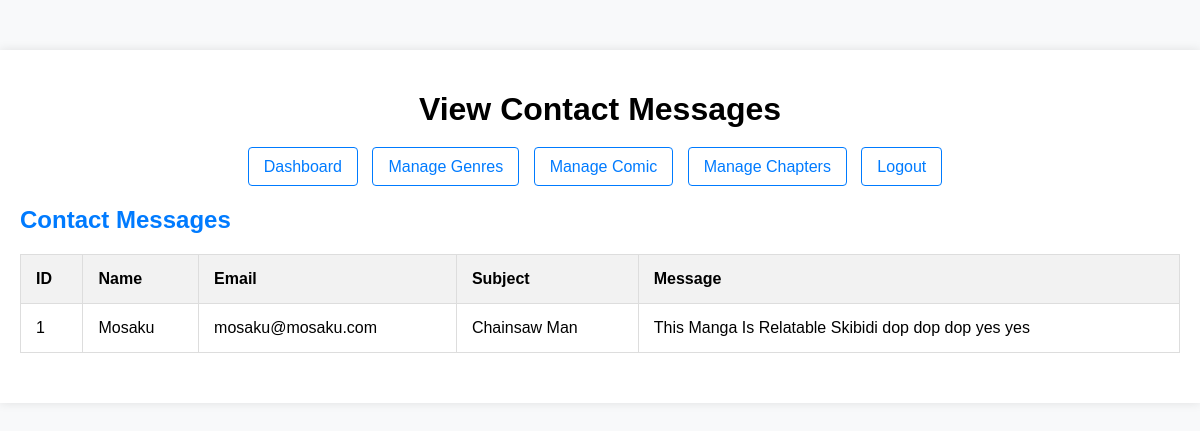
Screenshot of /admin/view_contacts.php (signed in) with the database file from the repository.
### tables this page shows
CREATE TABLE `contact_messages` (
  `message_id` int(11) NOT NULL,
  `name` varchar(255) NOT NULL,
  `email_address` varchar(255) NOT NULL,
  `subject` varchar(255) NOT NULL,
  `message` text NOT NULL,
  `created_at` timestamp NOT NULL DEFAULT current_timestamp()
);

### admin/view_contacts.php (the view, shortened to what this page needs)
<?php
include '../config/db_connect.php';
$userRole = $_SESSION['role'];
$contacts = $conn->query("SELECT * FROM contact_messages")->fetchAll();
?>
<!DOCTYPE html>
<html>
<head>
    <link rel="stylesheet" type="text/css" href="../styles/admin.css">
</head>
<body>
    <div class="container">
        <h1>View Contact Messages</h1>
        <nav>
            <ul>
                <li><a href="dashboard.php">Dashboard</a></li>
                <?php if ($userRole == 'admin'): ?>
                    <li><a href="manage_genres.php">Manage Genres</a></li>
                <?php endif; ?>
                <li><a href="manage_manga.php">Manage Comic</a></li>
                <li><a href="manage_chapters.php">Manage Chapters</a></li>
                <li><a href="../process/logout.php">Logout</a></li>
            </ul>
        </nav>
        <h2>Contact Messages</h2>
        <table>
            <thead>
                <tr>
                    <th>ID</th>
                    <th>Name</th>
                    <th>Email</th>
                    <th>Subject</th>
                    <th>Message</th>
                </tr>
            </thead>
            <tbody>
                <?php foreach ($contacts as $contact): ?>
                <tr>
                    <td><?= $contact['message_id'] ?></td>
                    <td><?= $contact['name'] ?></td>
                    <td><?= $contact['email_address'] ?></td>
                    <td><?= $contact['subject'] ?></td>
                    <td><?= $contact['message'] ?></td>
                </tr>
                <?php endforeach; ?>
            </tbody>
        </table>
    </div>
</body>
</html>

### styles/admin.css (style rules this page uses)
body { font-family: Arial, sans-serif; background-color: #f8f9fa; margin: 0; padding: 0; }
.container { margin: 50px auto; padding: 20px; background-color: #ffffff; box-shadow: 0 0 10px rgba(0, 0, 0, 0.1); }
h1 { text-align: center; margin-bottom: 30px; }
nav ul { list-style: none; padding: 0; text-align: center; margin-bottom: 30px; }
nav ul li { display: inline; margin-right: 10px; }
nav ul li a { text-decoration: none; color: #007bff; padding: 10px 15px; border: 1px solid #007bff; border-radius: 4px; }
h2 { margin-bottom: 20px; color: #007bff; }
table { width: 100%; border-collapse: collapse; margin-bottom: 30px; }
table, th, td { border: 1px solid #ddd; }
th, td { padding: 15px; text-align: left; }
th { background-color: #f2f2f2; }

### rows the page displays
contact_messages: message_id "1", name "Mosaku", email_address "mosaku@mosaku.com", subject "Chainsaw Man", message "This Manga Is Relatable Skibidi dop dop dop yes yes"
